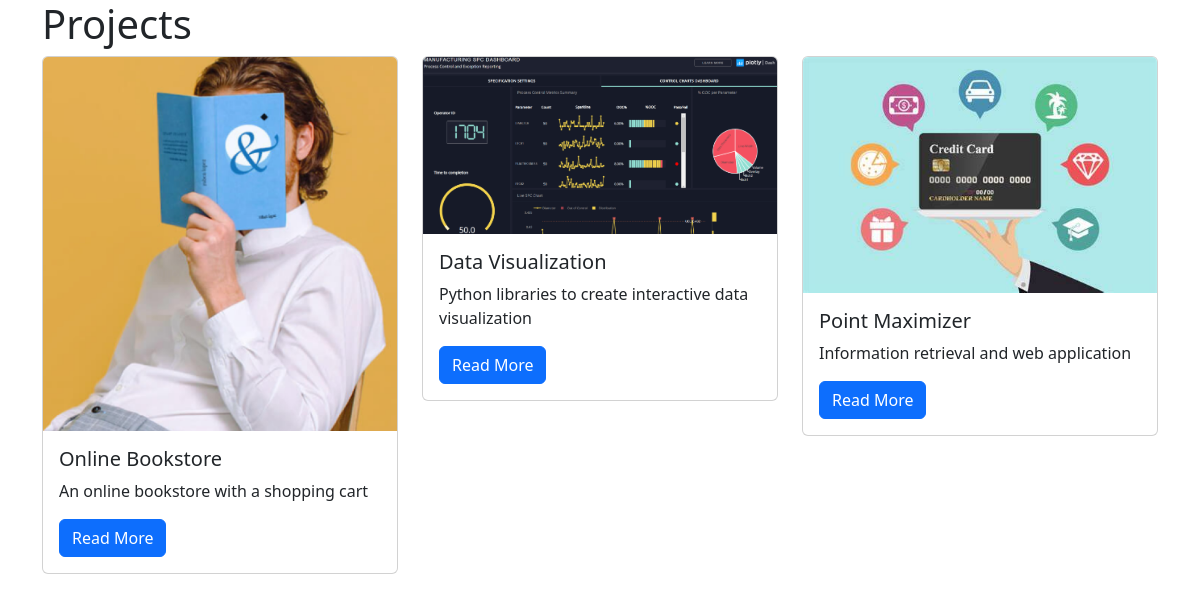
/projects/, run on the app's committed database.
### projects/models.py (models this page shows)
class Project(models.Model):
    title = models.CharField(max_length=100)
    description = models.TextField()
    technology = models.CharField(max_length=50)
    image = models.FileField(upload_to="project_images/", blank=True)

### projects/views.py (the view)
# urls.py: path("", views.project_index, name="project_index"),
def project_index(request):
    projects = Project.objects.all()
    context = {
        "projects": projects
    }
    return render(request, "projects/project_index.html", context)

### projects/templates/projects/project_index.html
{% extends "base.html" %}
{% block page_content %}
<h1>Projects</h1>
<div class="row">
{% for project in projects %}
    <div class="col-md-4">
        <div class="card mb-2">
            {% if project.image %}
                <img class="card-img-top" src="{{ project.image.url }}">
            {% endif %}
            <div class="card-body">
                <h5 class="card-title">{{ project.title }}</h5>
                <p class="card-text">{{ project.description }}</p>
                <a href="{% url 'project_detail' project.pk %}"
                   class="btn btn-primary">
                    Read More
                </a>
            </div>
        </div>
    </div>
    {% endfor %}
</div>
{% endblock %}

### templates/base.html (shortened to what this page needs)
<!DOCTYPE html>
<html lang="en">
<head>
    <link
        href="https://cdn.jsdelivr.net/npm/bootstrap@5.3.1/dist/css/bootstrap.min.css"
        rel="stylesheet"
    >
</head>
<body class="container">
{% block page_content %}{% endblock page_content %}
</body>
</html>

### data on the page
Project: image (picture), title "Online Bookstore", description "An online bookstore with a shopping cart"
Project: image (picture), title "Data Visualization", description "Python libraries to create interactive data visualization"
Project: image (picture), title "Point Maximizer", description "Information retrieval and web application"
